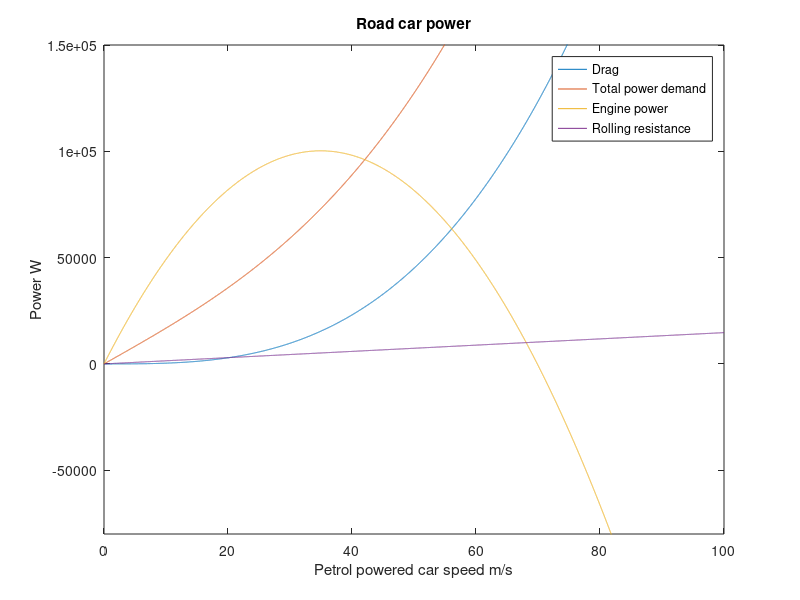

Source code (MATLAB):
% EMTH171: Case Study 1 Exercise 2 
% Name: 
% Analyzing a car of petrol power supply system with several factors

clear
clc
close all

% Motor out power(W)/ Sharf speed (RPM)
% Known values
m = 1500;    % Mass of car (Kg)
c_d = 0.3;   % Drag coefficient
area = 2;    % Frontal area (m^2)
c_rr = 0.010;% Rolling resistance 
a = 420;     % Engine parameters a (W.s/rad)
b = 0.44;    % Engine parameters b (W.s 2 /rad 2)
r_f = 3.50;  % Final drive ratio (m)
r_g = 0.8;   % Top gear with a gearbox ratio (m)
r_w = 0.205; % Wheel radius (m)
g = 9.81;    % Gravity coefficient (m/s^2)
air = 1.2;   % Air density (Kg/m^3)
% ========================Changeable Values in 4 Cases=====================
angle = 0;   % Gradient (degree) 10degree=1/18*pi 
acc = 1;     % Acceleration (m/s^2)
K = r_w/(r_f*r_g); % K 
%--------------------------------Function----------------------------------
% Power demand from drag resistance
p_d = @(v) c_d.*area.*(1/2).*v.^3*air;
% Power demand from rolling resistance
p_rr = @(v) c_rr.*m*g.*cos(angle).*v;
% Power demand from gradient
p_r = @(v) m.*g.*sin(angle).*v;
% Power demand from acceleration
p_a = @(v) m.*acc.*v;
% Engine power
p_e = @(v) ((a*v)/ K) - (b*v.^2)/K.^2;
% Total power demand
p_t = @(v) p_d(v) + p_r(v) + p_rr(v) + p_a(v)
%---------------------------------Values-----------------------------------
vMin = 0;
vMax = 100;
vstep = 0.01;
xarray = vMin : vstep : vMax;
%---------------------------------Plotting---------------------------------
figure(1)
plot(xarray, p_d(xarray), 'DisplayName', 'Drag')
title('Road car power')
ylim([-8e4 150000]);
xlabel('Petrol powered car speed m/s')
ylabel('Power W')
hold on
plot(xarray, p_t(xarray), 'DisplayName', 'Total power demand')
plot(xarray, p_e(xarray), 'DisplayName', 'Engine power')
plot(xarray, p_rr(xarray), 'DisplayName', 'Rolling resistance')
hold off
legend
% f = @(v) m*g*sin(ang)*v + f*m*g*cos(ang)*v -...
%     ((b*(r_g*v)/r_p)-((r_g.^2*v.^2)/(r_p.^2)));
% d = @(v) m*g*sin(ang) + f.*m*g*cos(ang)-...
%     ((b*r_g)/r_p)-((2*r_g.^2*v)/(r_p.^2));
% %imput
%interation
% v = 2;
% N = 100;
% 
% store = [];
% store(1) = v ;
% for ii = 1 : N
%     v = v -(f(v)/d(v));
%     store(ii+1) = v;
% end
% disp(store)
